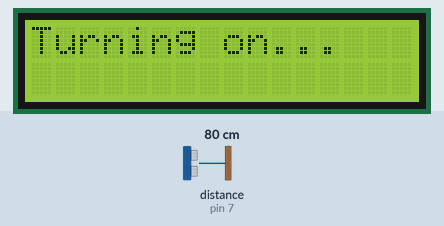
Recording of a sketch running on a simulated Arduino Uno, built with avr-gcc and run on an emulated ATmega328P. On the bench: 16×2 character LCD. Wiring (inferred from the names in the program): ultrasonic range finder: trigger pin 8; echo pin 7. The test bench sets the inputs (shaded band); at power-on: distance to the obstacle (sensor on pin 7) 80 cm. The echo pulse lasts 58.3 µs per cm; what the sketch prints to the serial monitor is not drawn.

Above: at 1.2 s.
1.3 s: distance to the obstacle (sensor on pin 7) set to 250 cm
At 5.8 s:
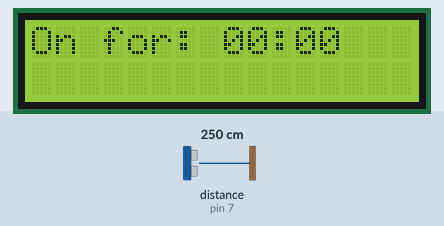
At 16.4 s:
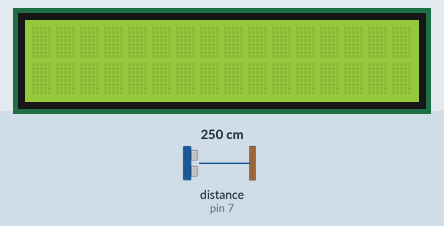
21.3 s: distance to the obstacle (sensor on pin 7) set to 2 cm
At 22.5 s:
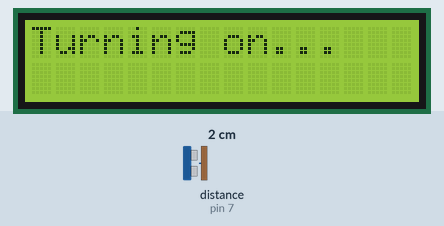
Timing chart, 0 to 24.3 s (numbered marks = the images above; inputs shaded):
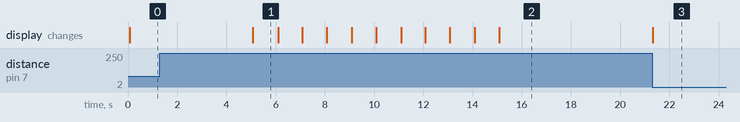

Measured:
- after the input at 21.3 s, the display: changes at once (image 3)
- what the display in image 1 shows lasts 1.0 s, from 5.1 s to 6.1 s

The sketch:

motion_light_final.ino
```cpp
// Creates a smart light that only turns on when movement is detected nearby.
// The light automatically turns off after a period of time specified by max_time (for demonstration, it is set to 10 seconds).
// Information about how long the light has been on is printed to an LCD.

#include <LiquidCrystal.h>

unsigned long start_time;
unsigned long current_time = 0;
unsigned long elapsed_time = 0;
int minutes;
int seconds;
unsigned long max_time = 10;

const int trigPin = 8;
const int echoPin = 7;

float duration, distance;

int on = 0;
int sensitivity = 200;
int led = 13;

// Tracks the pin numbers used for the LCD
const int rs = 12,
          en = 11,
          d4 = 5,
          d5 = 4,
          d6 = 3,
          d7 = 2;

// Initializes LCD with pin numbers
LiquidCrystal lcd(rs, en, d4, d5, d6, d7);

void setup() {
  // LCD setup
  lcd.begin(16, 2);
  lcd.clear();
  Serial.begin(9600);

  // Input/output setup
  pinMode(trigPin, OUTPUT);
  pinMode(echoPin, INPUT);
}

void loop() {
  // Takes ultrasonic input and determines distance
  digitalWrite(trigPin, LOW);
  delayMicroseconds(2);
  digitalWrite(trigPin, HIGH);
  delayMicroseconds(10);
  digitalWrite(trigPin, LOW);

  duration = pulseIn(echoPin, HIGH);
  distance = (duration*.0343)/2;

  Serial.print("Distance: ");
  Serial.println(distance);

  lcd.setCursor(0,0);

  // Determines if motion is detected within set range
  if ((distance <= sensitivity) && (distance > 0)) {
    lcd.clear();
    Serial.println("Light on.");
    on = 1;
    lcd.print("Turning on...");
    digitalWrite(led, HIGH);
    delay(5000);
    lcd.clear();

    // Timer resets every time motion is detected
    start_time = millis();
  }

  current_time = millis();
  elapsed_time = (current_time - start_time) / 1000; // In seconds

  if (on == 1) {
    minutes = elapsed_time / 60;
    seconds = elapsed_time % 60;

    lcd.print("On for: ");

    // If statements add leading 0's to clock
    if (minutes < 10) {
      lcd.print("0");
    }
    lcd.print(minutes);
    lcd.print(":");
    if (seconds < 10) {
      lcd.print("0");
    }
    lcd.print(seconds);
  } else {
    lcd.print("Light is off.");
  }

  // If more than max_time has passed, turn the light off
  if (elapsed_time >= max_time) {
      Serial.println("Light off.");
      digitalWrite(led, LOW);
      lcd.clear();
      on = 0;
  }

}
```
